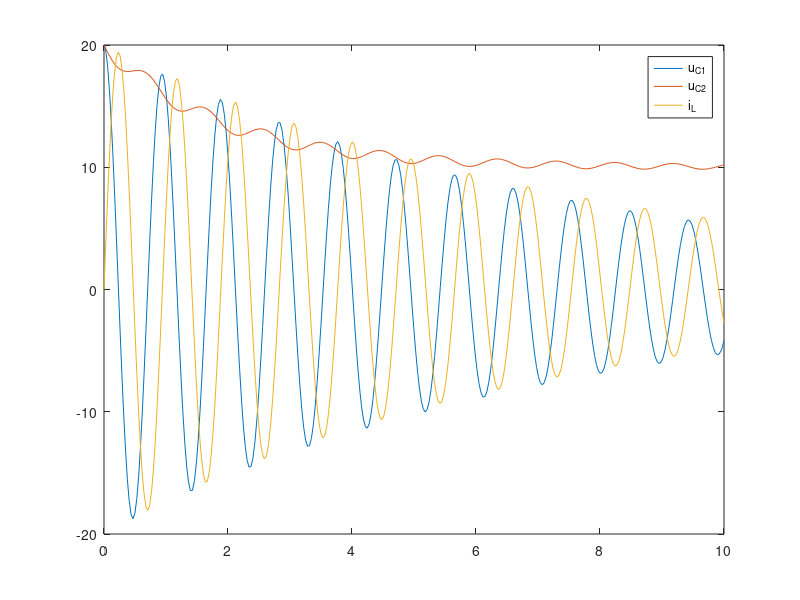

Source code (MATLAB):
E = 20; % Wolt
R = 25; % Ohm
L = 0.15; % Henr
C = 0.15; % Farad

time = [0, 10];

X_0 = [
    E;
    E;
    0
    ];

A = [
    -1 / (R * C), -1 / (R * C), -1 / C;
    -1 / (R * C), -2 / (R * C), 0;
    1 / L, 0, 0
    ];

B = [
    E / (R * C);
    E / (R * C);
    0
    ];

dYdt = @(t, X) A * X + B;

[t, X] = ode45(dYdt, time, X_0);

plot(t, X);

legend("u_{C1}", "u_{C2}", "i_L");